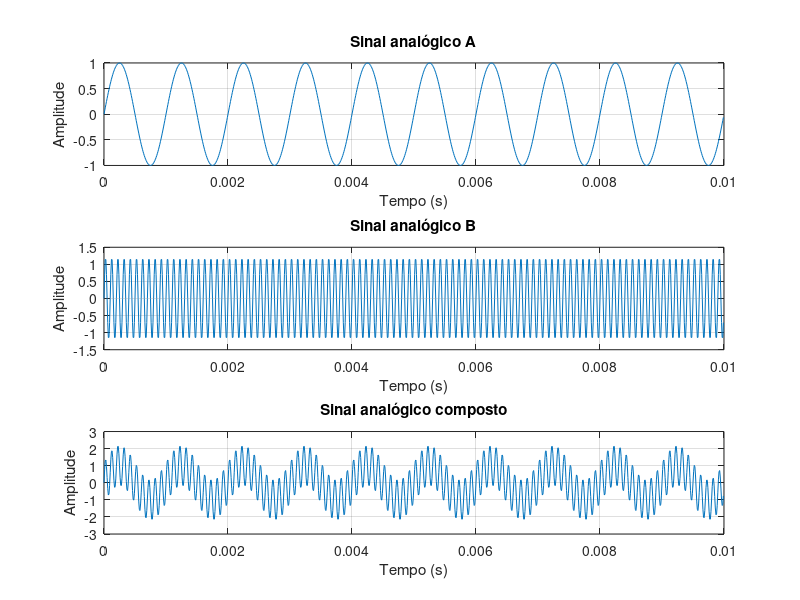

Source code (MATLAB):
clear;
clc;
close all;

pkg load signal;

f_analog = 1e5;            % Frequência analógica simulada (100 kHz)
Ta = 1/f_analog;           % Período de amostragem analógico
T_total = 0.01;             % Tempo total de simulação (1s)0.1
t = 0:Ta:T_total-Ta;        % Vetor de tempo "contínuo"
N_analog = length(t);       % Número total de pontos analógicos

% Frequências do sinal analógico de entrada
f1 = 1e3;                   % Senoide desejada (Banda do sinal: 1KHz)
f2 = 10e3;                  % Segunda senoide (Banda do sinal: 10KHz)
% Amplitudes das senoides
A1 = 1.0;
A2 = 1.2;

senoideA = A1*sin(2*pi*f1*t);

%figure;
subplot(3,1,1);
plot(t, senoideA);
grid on;
xlabel('Tempo (s)');
ylabel('Amplitude');
title('Sinal analógico A');

senoideB = A2*sin(2*pi*f2*t);

%figure;
subplot(3,1,2);
plot(t, senoideB);
grid on;
xlabel('Tempo (s)');
ylabel('Amplitude');
title('Sinal analógico B');

senoideComposta = senoideA + senoideB;

%figure;
subplot(3,1,3);
plot(t, senoideComposta);
grid on;
xlabel('Tempo (s)');
ylabel('Amplitude');
title('Sinal analógico composto');

fs = 150;                   % Frequência de amostragem ajustável (Hz)
Ts = 1/fs;                  % Período de amostragem digital (s)
k_passo = round(Ts/Ta);

trem_impulsos = zeros(1, N_analog);
k_passo = round(Ts/Ta);
trem_impulsos(1:k_passo:end) = 1;
